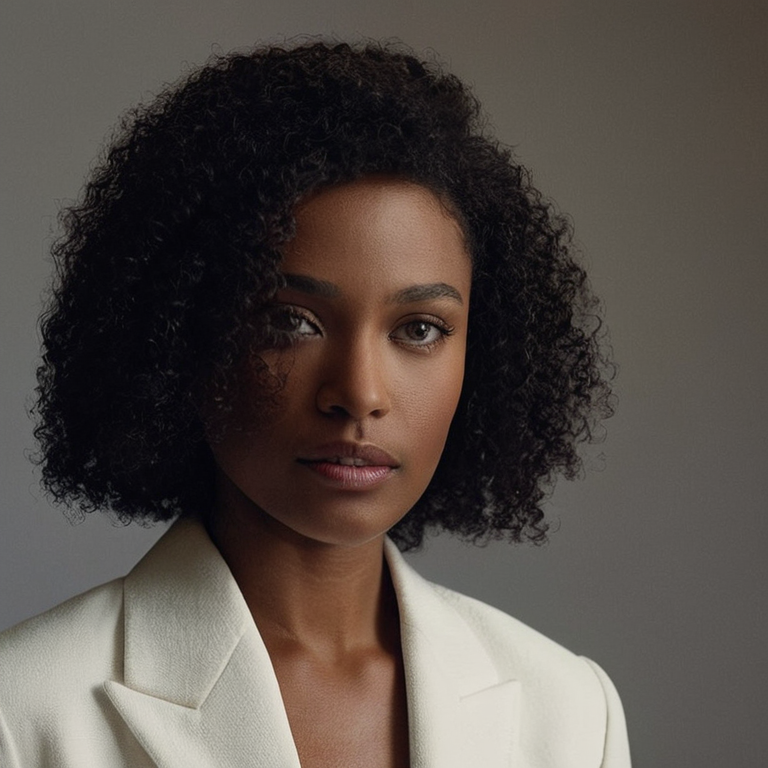
#> input picture Plan/Instructions/Operations/Pulled_Back_Artifacts/canny_w69_rightedge_masked_v3_seed711570105_20260707T132203-0500/images/canny_w69_rightedge_masked_v3_seed711570105_00001_.png, 768 x 768 px, found by its file name
$ python repair_wave70_eyelids_source_landmark_mask_v2.py
#> lines starting #> are read from the running program, lines starting #| are printed output that depends on the picture; after the words box and inside, x2 and y2 are one past the last pixel; in counts of white or black regions, pixels touching at a corner belong together
#!/usr/bin/env python3
from __future__ import annotations

import hashlib
import json
import shutil
from pathlib import Path
from typing import Any

from PIL import Image, ImageDraw, ImageFont


PROJECT_ROOT = Path(r"C:\Comfy_UI_Main")
RUN_STAMP = "20260707T235500-0500"
SOURCE_IMAGE = PROJECT_ROOT / (
    "Plan/Instructions/Operations/Pulled_Back_Artifacts/"
    "canny_w69_rightedge_masked_v3_seed711570105_20260707T132203-0500/"
    "images/canny_w69_rightedge_masked_v3_seed711570105_00001_.png"
)
OUT_DIR = PROJECT_ROOT / (
    "Plan/Instructions/Operations/Prepared_Input_Assets/"
    f"wave70_mf70_eyelids_source_landmark_v2_{RUN_STAMP}"
)
RUNTIME_DIR = PROJECT_ROOT / "runtime_artifacts/mask_factory/wave70_mf70_eyelids/source_landmark_repair_v2" / RUN_STAMP
COMFYUI_INPUT = PROJECT_ROOT / "ComfyUI/input/wave70_mf70_eyelids_mask.png"
QA_EVIDENCE = PROJECT_ROOT / (
    "Plan/Instructions/QA/Evidence/Mask_Factory/Wave70/"
    f"W70_MF70_EYELIDS_SOURCE_LANDMARK_REPAIR_V2_{RUN_STAMP}.json"
)
TRACKER_EVIDENCE = PROJECT_ROOT / (
    "Plan/Tracker/Evidence/"
    f"W70_MF70_EYELIDS_SOURCE_LANDMARK_REPAIR_V2_{RUN_STAMP}.json"
)


ALLOWED_BBOX = [245, 292, 515, 350]
BOUNDARY_POLYGONS = {
    "allowed_eyelid_bands": [
        [(276, 305), (303, 305), (326, 311), (321, 316), (286, 313), (276, 311)],
        [(276, 337), (287, 344), (316, 341), (326, 336), (321, 348), (286, 351), (276, 344)],
        [(426, 305), (454, 303), (485, 304), (508, 311), (501, 316), (464, 313), (429, 315)],
        [(428, 337), (459, 345), (490, 342), (506, 336), (500, 348), (462, 351), (429, 344)],
    ],
    "viewer_left_eye_aperture": [
        [(247, 318), (261, 309), (292, 308), (322, 316), (328, 324), (313, 335), (281, 335), (257, 329)],
    ],
    "viewer_right_eye_aperture": [
        [(424, 318), (449, 309), (483, 309), (505, 316), (511, 324), (491, 335), (456, 335), (429, 329)],
    ],
    "viewer_left_brow": [
        [(213, 286), (247, 274), (310, 275), (337, 289), (323, 298), (267, 292), (222, 299)],
    ],
    "viewer_right_brow": [
        [(406, 284), (454, 272), (515, 278), (548, 294), (529, 302), (465, 293), (416, 296)],
    ],
    "viewer_left_hair_occlusion": [
        [(190, 252), (236, 264), (268, 297), (279, 342), (254, 374), (208, 379), (178, 340), (170, 286)],
    ],
    "nose_bridge": [
        [(346, 284), (410, 284), (424, 430), (338, 430)],
    ],
}


def sha256_file(path: Path) -> str:
    digest = hashlib.sha256()
    with path.open("rb") as handle:
        for chunk in iter(lambda: handle.read(1024 * 1024), b""):
            digest.update(chunk)
    return digest.hexdigest()


def rel(path: Path) -> str:
    return path.resolve().relative_to(PROJECT_ROOT.resolve()).as_posix()


def write_json(path: Path, payload: dict[str, Any]) -> None:
    path.parent.mkdir(parents=True, exist_ok=True)
    path.write_text(json.dumps(payload, indent=2) + "\n", encoding="utf-8")


def count_nonzero(mask: Image.Image) -> int:
    return sum(1 for value in mask.getdata() if value > 0)


def scale_points(points: list[tuple[int, int]], scale: int) -> list[tuple[int, int]]:
    return [(x * scale, y * scale) for x, y in points]


def create_mask(size: tuple[int, int]) -> Image.Image:
    scale = 4
    hi = Image.new("L", (size[0] * scale, size[1] * scale), 0)
    draw = ImageDraw.Draw(hi)

    # Viewer-left eye, partly hair-shadowed. Bands hug lid folds and avoid eye aperture.
    polygons = [
        # viewer-left upper lid
        [(282, 309), (304, 306), (324, 311), (319, 314), (288, 313), (282, 312)],
        # viewer-left lower lid
        [(282, 341), (309, 342), (323, 337), (319, 344), (289, 350), (282, 346)],
        # viewer-right upper lid
        [(428, 309), (452, 306), (483, 306), (504, 311), (499, 314), (464, 313), (430, 314)],
        # viewer-right lower lid
        [(430, 341), (459, 345), (488, 342), (502, 337), (498, 344), (462, 350), (430, 346)],
    ]
    for polygon in polygons:
        draw.polygon(scale_points(polygon, scale), fill=255)

    # Carve protected source-shaped eye apertures and hair occlusion exactly.
    for name in ("viewer_left_eye_aperture", "viewer_right_eye_aperture", "viewer_left_hair_occlusion", "nose_bridge"):
        for polygon in BOUNDARY_POLYGONS[name]:
            draw.polygon(scale_points(polygon, scale), fill=0)

    # Keep a thin safety carve below brows without using a broad visual-review box.
    draw.rectangle([215 * scale, 270 * scale, 542 * scale, 304 * scale], fill=0)

    return hi.resize(size, Image.Resampling.LANCZOS).point(lambda value: 255 if value > 24 else 0)


def make_overlay(source: Image.Image, mask: Image.Image) -> Image.Image:
    rgba = source.convert("RGBA")
    fill = Image.new("RGBA", source.size, (255, 0, 0, 0))
    fill.putalpha(mask.point(lambda value: 128 if value > 8 else 0))
    return Image.alpha_composite(rgba, fill).convert("RGB")


def draw_boundary_overlay(source: Image.Image, mask: Image.Image) -> Image.Image:
    out = make_overlay(source, mask)
    draw = ImageDraw.Draw(out)
    for polygon in BOUNDARY_POLYGONS["allowed_eyelid_bands"]:
        draw.line(polygon + [polygon[0]], fill=(0, 255, 0), width=4)
    for name, polygons in BOUNDARY_POLYGONS.items():
        if name == "allowed_eyelid_bands":
            continue
        for polygon in polygons:
            draw.line(polygon + [polygon[0]], fill=(255, 200, 0), width=3)
    return out


def label_tile(image: Image.Image, label: str, size: int = 360) -> Image.Image:
    try:
        font = ImageFont.truetype("arial.ttf", 16)
    except OSError:
        font = ImageFont.load_default()
    tile = Image.new("RGB", (size, size + 34), (18, 18, 18))
    tile.paste(image.convert("RGB").resize((size, size), Image.Resampling.LANCZOS), (0, 34))
    draw = ImageDraw.Draw(tile)
    draw.text((8, 9), label, fill=(245, 245, 245), font=font)
    return tile


def count_rect(mask: Image.Image, rect: list[int]) -> int:
    return count_nonzero(mask.crop(tuple(rect)))


def count_polygon_zone(mask: Image.Image, polygons: list[list[tuple[int, int]]]) -> int:
    zone = Image.new("L", mask.size, 0)
    draw = ImageDraw.Draw(zone)
    for polygon in polygons:
        draw.polygon(polygon, fill=255)
    return count_nonzero(Image.composite(mask, Image.new("L", mask.size, 0), zone))


def make_panel(source: Image.Image, mask: Image.Image, panel_path: Path) -> None:
    crop = (210, 245, 540, 385)
    mask_rgb = Image.merge("RGB", (mask, mask, mask))
    tiles = [
        label_tile(source.crop(crop), "source crop"),
        label_tile(mask_rgb.crop(crop), "mask only"),
        label_tile(make_overlay(source, mask).crop(crop), "source + mask"),
        label_tile(draw_boundary_overlay(source, mask).crop(crop), "green allowed / amber protected"),
    ]
    panel = Image.new("RGB", (len(tiles) * tiles[0].width, tiles[0].height), (0, 0, 0))
    for index, tile in enumerate(tiles):
        panel.paste(tile, (index * tile.width, 0))
    panel_path.parent.mkdir(parents=True, exist_ok=True)
    panel.save(panel_path)


def main() -> int:
    source = Image.open(SOURCE_IMAGE).convert("RGB")
#> source is the input picture: PIL image 768x768 RGB; mean R, G, B 85, 77.1, 71.8
    mask = create_mask(source.size)
#> in create_mask, `hi = Image.new("L", (size[0] * scale, size[1] * scale), 0)`: hi: PIL image 3072x3072 L; every value is 0
#> in create_mask, `return hi.resize(size, Image.Resampling.LANCZOS).point(lambda value: 2..`:
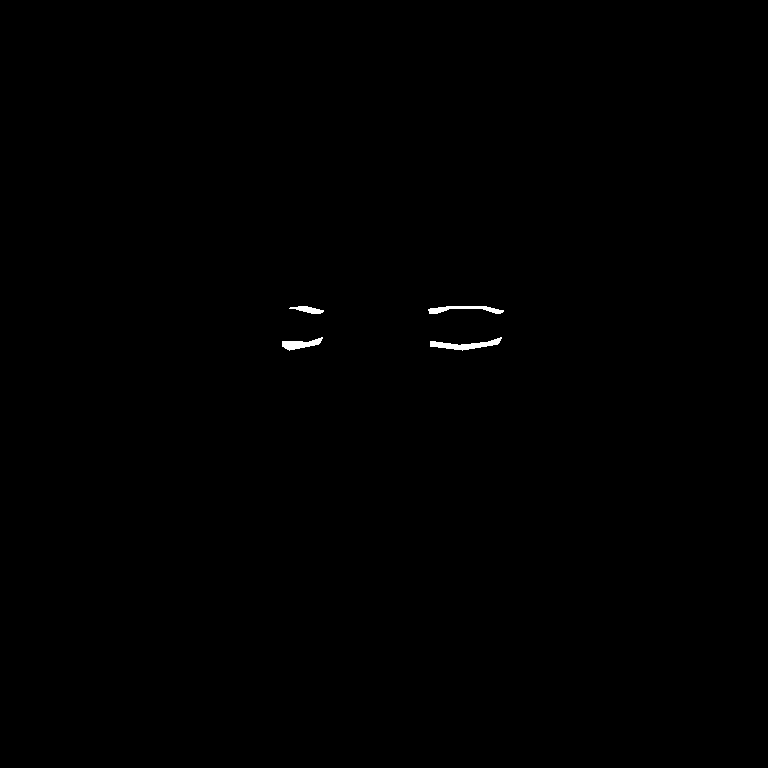
#> returned value: PIL image 768x768 L; 0.19% white; 4 white regions, box (x1, y1, x2, y2) and area: (430, 337, 502, 351) 397, (428, 306, 504, 314) 301, (282, 337, 323, 351) 277, (289, 306, 324, 314) 155
    OUT_DIR.mkdir(parents=True, exist_ok=True)
    RUNTIME_DIR.mkdir(parents=True, exist_ok=True)

    mask_path = OUT_DIR / "wave70_mf70_eyelids_mask.png"
    overlay_path = OUT_DIR / "wave70_mf70_eyelids_overlay.png"
    panel_path = RUNTIME_DIR / "mf70_eyelids_v2_source_landmark_panel.png"
    manifest_path = RUNTIME_DIR / "mf70_eyelids_v2_source_landmarks.json"

    mask.save(mask_path)
    make_overlay(source, mask).save(overlay_path)
#> in make_overlay, `fill.putalpha(mask.point(lambda value: 128 if value > 8 else 0))`:
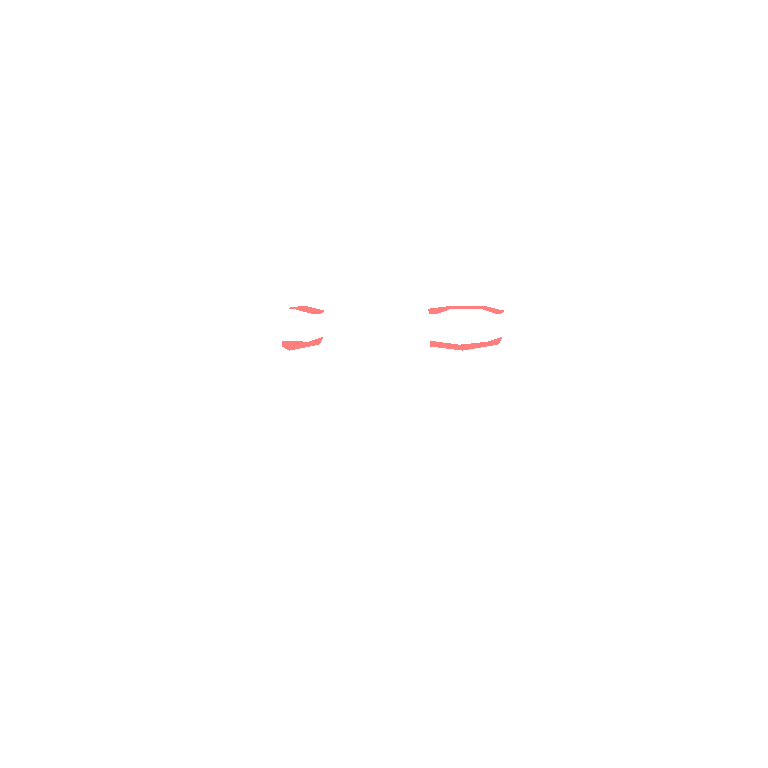
#> fill: PIL image 768x768 RGBA; mean R, G, B, A 255, 0, 0, 0.2; transparent parts drawn white
    make_panel(source, mask, panel_path)
#> in label_tile, `tile = Image.new("RGB", (size, size + 34), (18, 18, 18))`: tile: PIL image 360x394 RGB; every value is 18
#> call 2 of label_tile, with label = 'mask only', size = 360
#> in label_tile (call 2), `tile.paste(image.convert("RGB").resize((size, size), Image.Resampling...`:
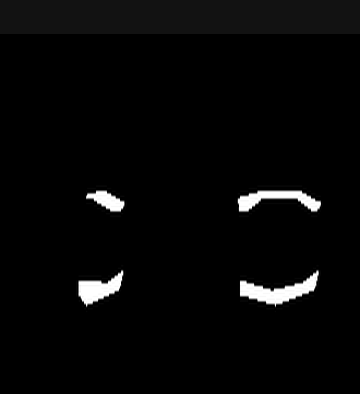
#> tile: PIL image 360x394 RGB; min 0, max 255, mean 7.3
#> in label_tile (call 2), `tile.paste(image.convert("RGB").resize((size, size), Image.Resampling...`:
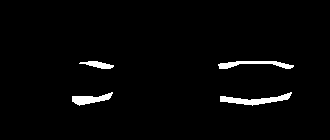
#> image: PIL image 330x140 RGB; 2.4% white; 4 white regions, box (x1, y1, x2, y2) and area: (220, 92, 292, 106) 397, (218, 61, 294, 69) 301, (72, 92, 113, 106) 277, (79, 61, 114, 69) 155
#> call 4 of label_tile, with label = 'green allowed / amber protected', size = 360
#> in label_tile (call 4), `tile.paste(image.convert("RGB").resize((size, size), Image.Resampling...`:
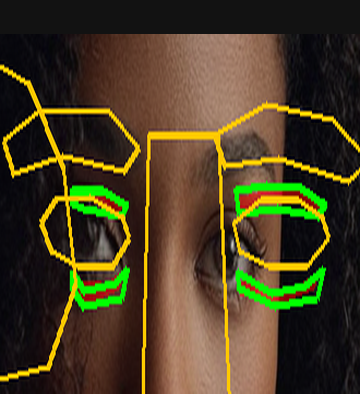
#> tile: PIL image 360x394 RGB; mean R, G, B 73.4, 62.2, 34
#> in label_tile (call 4), `tile.paste(image.convert("RGB").resize((size, size), Image.Resampling...`:
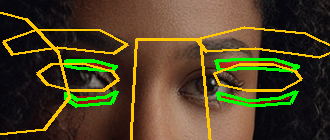
#> image: PIL image 330x140 RGB; mean R, G, B 79.2, 66.5, 35.3
#> in make_panel, `panel = Image.new("RGB", (len(tiles) * tiles[0].width, tiles[0].height..`: panel: PIL image 1440x394 RGB; every value is 0
#> the loop in make_panel, `for index, tile in enumerate(tiles):` made 4 passes
#> after the loop in make_panel, `for index, tile in enumerate(tiles):`:
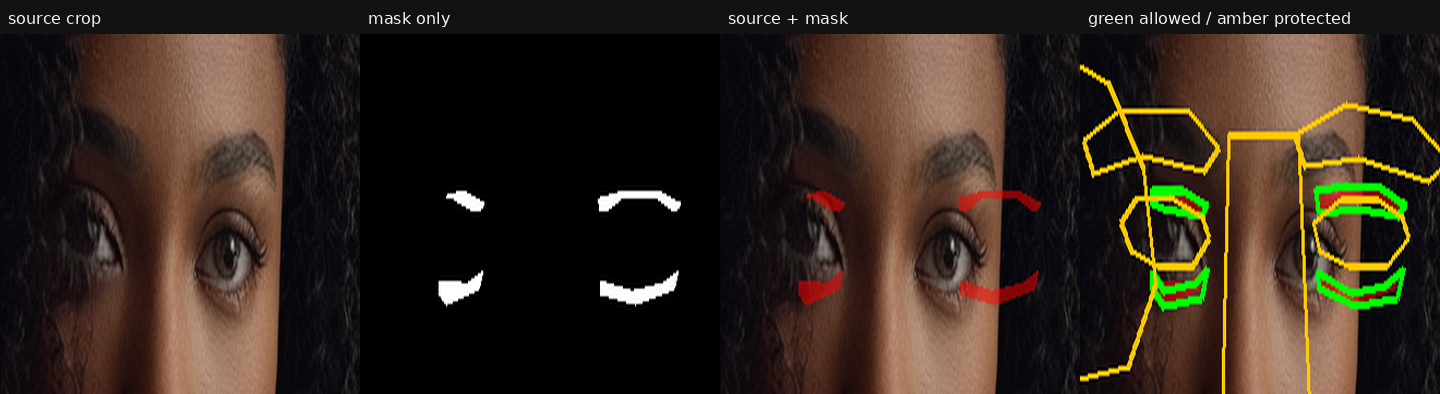
#> panel: PIL image 1440x394 RGB; mean R, G, B 51.9, 39.8, 29.6
    shutil.copy2(mask_path, COMFYUI_INPUT)

    total = count_nonzero(mask)
#> total = 1130
    allowed = count_rect(mask, ALLOWED_BBOX)
#> allowed = 1128
    protected_hits = {
        name: count_polygon_zone(mask, polygons)
        for name, polygons in BOUNDARY_POLYGONS.items()
        if name != "allowed_eyelid_bands"
    }
#> in count_polygon_zone, `zone = Image.new("L", mask.size, 0)`: zone: PIL image 768x768 L; every value is 0
#> protected_hits = {'viewer_left_eye_aperture': 6, 'viewer_right_eye_aperture': 8, 'viewer_left_brow': 0, 'viewer_right_brow': 0, 'viewer_left_hair_occlusion': 0, 'nose_bridge': 0}
    protected_hits = {name: value for name, value in protected_hits.items() if value}
#> protected_hits = {'viewer_left_eye_aperture': 6, 'viewer_right_eye_aperture': 8}
    coverage_percent = round(total / (source.width * source.height) * 100, 4)
#> coverage_percent = 0.192

    payload = {
        "schema_version": "1.0",
        "evidence_id": f"W70_MF70_EYELIDS_SOURCE_LANDMARK_REPAIR_V2_{RUN_STAMP}",
        "timestamp_local": RUN_STAMP,
        "mask_type_id": "mf70_eyelids",
        "tracker_id": "TRK-W70-0013",
        "item_id": "ITEM-W70-0013",
        "project_root": str(PROJECT_ROOT),
        "source_image": rel(SOURCE_IMAGE),
        "source_sha256": sha256_file(SOURCE_IMAGE),
        "target_definition": "thin upper and lower eyelid bands following visible lid folds; excludes eye apertures, brows, nose bridge, broad orbital skin, lashes, and cheeks",
        "status": "repair_evidence_only_not_promoted",
        "result": "mf70_eyelids_v2_source_landmark_repair_created_pending_source_alignment_validation",
        "promotion_decision": "blocked_no_wave70_mask_promotion_row_gate_pass_true",
        "mask": rel(mask_path),
        "mask_sha256": sha256_file(mask_path),
        "active_comfyui_input_copy": rel(COMFYUI_INPUT),
        "active_comfyui_input_sha256": sha256_file(COMFYUI_INPUT),
        "overlay": rel(overlay_path),
        "overlay_sha256": sha256_file(overlay_path),
        "panel": rel(panel_path),
        "panel_sha256": sha256_file(panel_path),
        "landmark_manifest": rel(manifest_path),
        "allowed_bbox": ALLOWED_BBOX,
        "boundary_polygons": BOUNDARY_POLYGONS,
        "mask_pixels": total,
        "allowed_bbox_pixels": allowed,
        "outside_allowed_pixels": max(0, total - allowed),
        "coverage_percent": coverage_percent,
        "protected_zone_hits": protected_hits,
        "geometry_notes": [
            "Old chunky orbital patches are replaced with four narrow upper/lower lid bands.",
            "Eye aperture cores are carved out after drawing, so iris/sclera/pupil regions are protected.",
            "Brow band and nose bridge guardrails are carved to prevent broad orbital or bridge coverage.",
        ],
        "generated_output_executed": False,
        "target_runtime_proof_present": False,
        "reference_image_matrix_pass": False,
        "completion_allowed": False,
    }
    write_json(manifest_path, payload)
    write_json(QA_EVIDENCE, payload)
    write_json(TRACKER_EVIDENCE, payload)
    print(QA_EVIDENCE)
    print(TRACKER_EVIDENCE)
    print(panel_path)
    return 0


if __name__ == "__main__":
    raise SystemExit(main())
#> (the program exits here)
